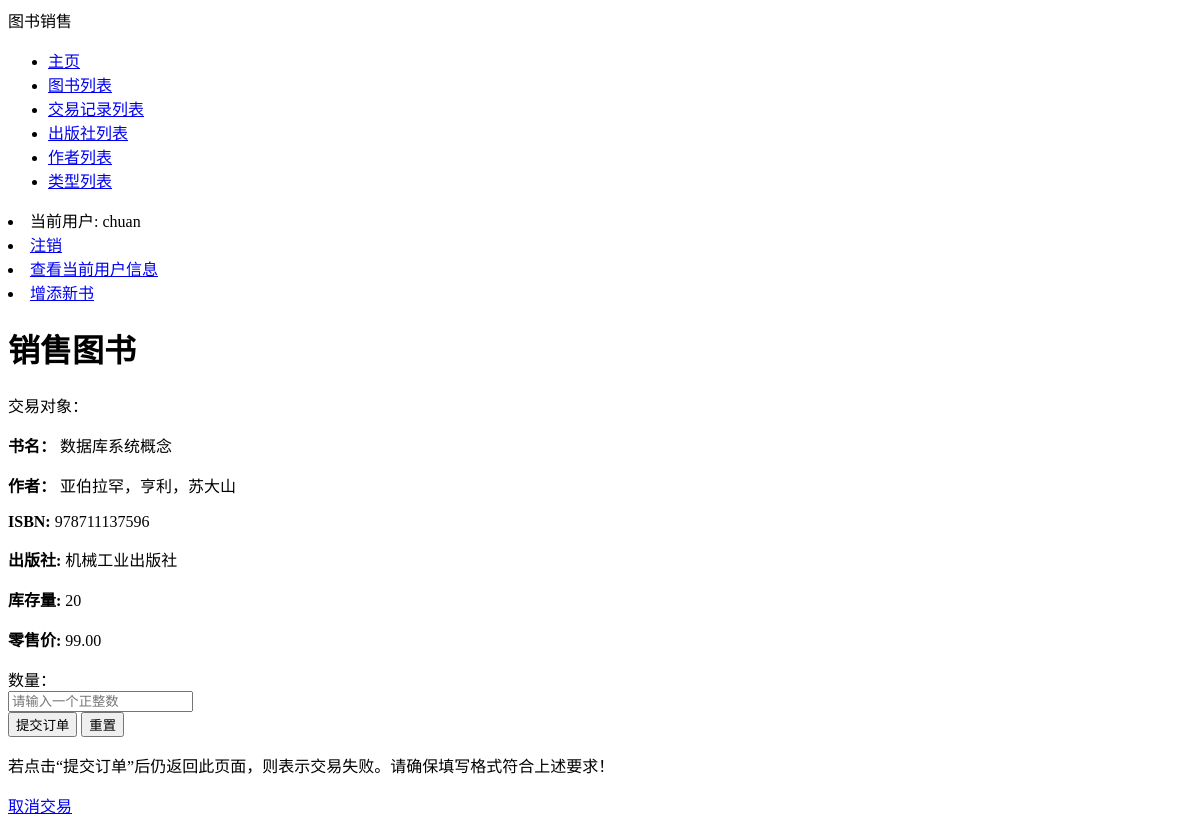
Before: /bookstore/books/5/sell/ (signed in) with the older database file.
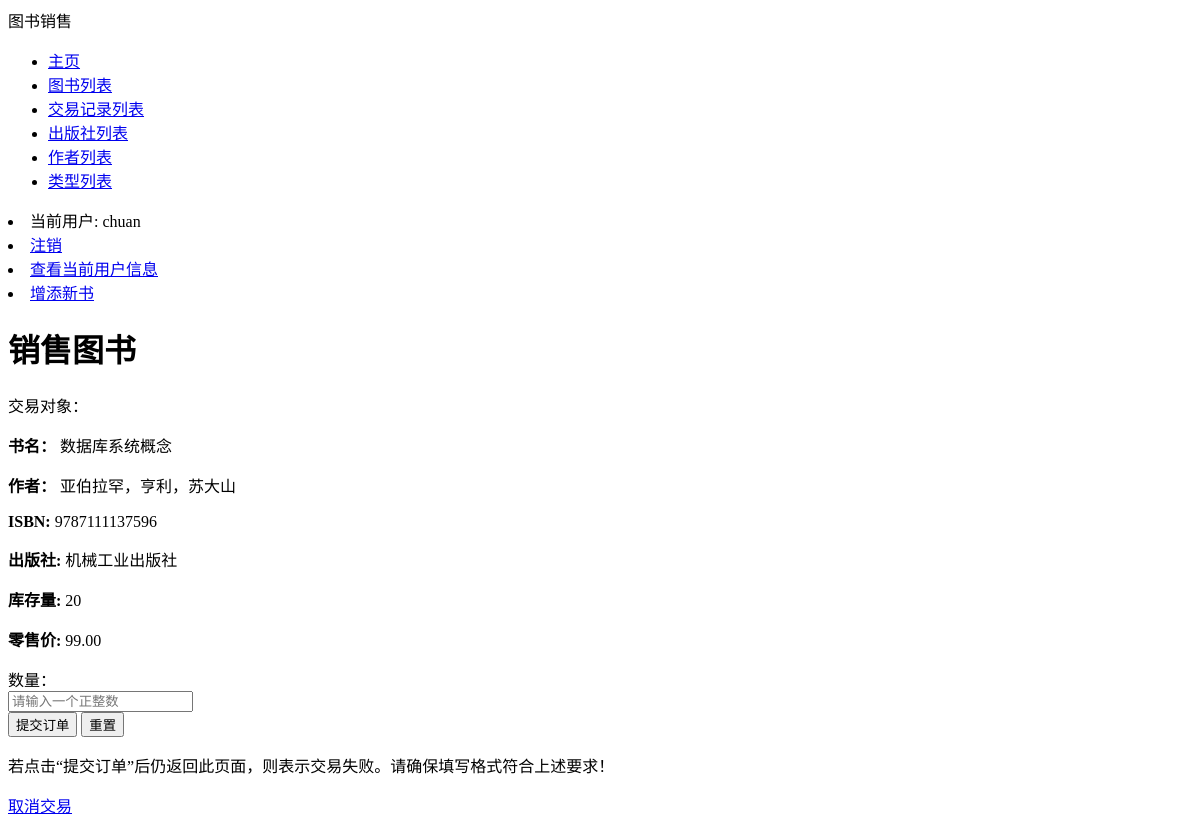
After: the same page with the newer database file.
### bookstore/models.py (models this page shows, shortened)
class Book(models.Model):
    ISBN = models.CharField(max_length=13, verbose_name='ISBN号', help_text='请输入纯数字ISBN（不带横杠）', validators=
                            [vl.RegexValidator(regex='^\d{13}$', message='请确保ISBN格式正确！')])
    name = models.CharField(max_length=50, verbose_name='书名')
    language = models.CharField(max_length=10, verbose_name='语言', default='汉语')
    author = models.ManyToManyField(Author, verbose_name='作者')
    publisher = models.ForeignKey(Publisher, on_delete=models.DO_NOTHING, verbose_name='出版社')
    price = models.DecimalField(max_digits=5, decimal_places=2, verbose_name='售价', validators=
                                [vl.MaxValueValidator(999.99, message='最高999.99元'),
                                 vl.MinValueValidator(0.01, message='最低0.01元')])
    inventory = models.IntegerField(verbose_name='当前库存', validators=[vl.MinValueValidator(0)], default=0)
    category = models.ForeignKey(Category, on_delete=models.DO_NOTHING, verbose_name='类别')
    class Meta:
        verbose_name = '图书信息'
        verbose_name_plural = '图书信息'
        ordering = ['name', 'publisher', 'category']
    def get_author(self):
        return '，'.join([a.name for a in self.author.order_by('name')])

class Author(models.Model):
    name = models.CharField(max_length=30, verbose_name='作者姓名')
    class Meta:
        verbose_name = '作者'
        verbose_name_plural = '作者'
        ordering = ['name', ]

class Publisher(models.Model):
    name = models.CharField(max_length=30, verbose_name='出版社')
    class Meta:
        verbose_name = '出版社'
        verbose_name_plural = '出版社'
        ordering = ['name', ]
    def __str__(self):
        return self.name

### bookstore/views.py (the view, shortened to what this page needs)
# urls.py: path('books/<int:bid>/sell/', views.sell_book, name='sellbook'),
@login_required
def sell_book(request, bid):
    admin = Admin.objects.get(user=request.user)
    targ = Book.objects.get(id=bid)
    return render(request, 'bookstore/sell_book.html', {'form': SellForm(), 'book': targ, 'admin':admin})

### bookstore/forms.py
class SellForm(forms.Form):
    amount = forms.IntegerField(label='数量', min_value=1)

### bookstore/templates/bookstore/sell_book.html (shortened to what this page needs)
{% extends "base.html" %}
{% block content %}
    <div class="container">
        <div class="row">
            <div class="col-md-6 col-md-offset-3 col-sm-10 col-sm-offset-1">
                <form method="POST" role="form" class="form-horizontal">
                    <h1 class="form-signin-heading text-center">销售图书</h1>
                    <p>交易对象：</p>
                    <p><strong>书名：</strong> {{ book.name }}</p>
                    <p><strong>作者：</strong> {{ book.get_author }}</p>
                    <p><strong>ISBN:</strong> {{ book.ISBN }}</p>
                    <p><strong>出版社:</strong> {{ book.publisher }}</p>
                    <p><strong>库存量:</strong> {{ book.inventory }}</p>
                    <p><strong>零售价:</strong> {{ book.price }}</p>
                    <div class="form-group">
                        <label for="id_amount" class="col-md-3 control-label">数量：</label>
                        <div class="col-md-9">
                            <input type="text" class="form-control" id="id_amount" required name="amount" placeholder="请输入一个正整数">
                        </div>
                    </div>
                    <div class="form-group">
                        <div class="col-md-4 col-md-offset-4">
                            <button class="btn btn btn-primary btn-block" type="submit">提交订单</button>
                            <button class="btn btn btn-primary btn-block" type="reset">重置</button>
                        </div>
                    </div>
                </form>
            </div>
        </div>
    </div>
    <p>若点击“提交订单”后仍返回此页面，则表示交易失败。请确保填写格式符合上述要求！</p>
    <a href="{% url 'related_transaction' book.id %}">取消交易</a>
{% endblock %}

Changed rows visible on the page:
changed Book "数据库系统概念": ISBN "978711137596" → "9787111137596"
